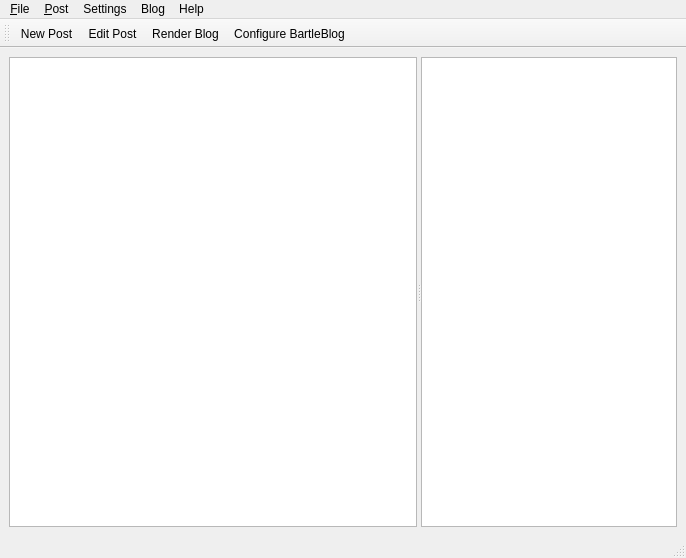
<ui version="4.0" >
 <class>MainWindow</class>
 <widget class="QMainWindow" name="MainWindow" >
  <property name="geometry" >
   <rect>
    <x>0</x>
    <y>0</y>
    <width>686</width>
    <height>558</height>
   </rect>
  </property>
  <property name="windowTitle" >
   <string>MainWindow</string>
  </property>
  <widget class="QWidget" name="centralwidget" >
   <layout class="QVBoxLayout" >
    <property name="margin" >
     <number>9</number>
    </property>
    <property name="spacing" >
     <number>6</number>
    </property>
    <item>
     <widget class="QSplitter" name="splitter" >
      <property name="orientation" >
       <enum>Qt::Horizontal</enum>
      </property>
      <widget class="QTreeView" name="tree" >
       <property name="sizePolicy" >
        <sizepolicy>
         <hsizetype>7</hsizetype>
         <vsizetype>7</vsizetype>
         <horstretch>1</horstretch>
         <verstretch>0</verstretch>
        </sizepolicy>
       </property>
       <property name="sortingEnabled" >
        <bool>false</bool>
       </property>
       <property name="animated" >
        <bool>false</bool>
       </property>
       <property name="allColumnsShowFocus" >
        <bool>true</bool>
       </property>
      </widget>
      <widget class="PBrowser" name="viewer" >
       <property name="sizePolicy" >
        <sizepolicy>
         <hsizetype>13</hsizetype>
         <vsizetype>13</vsizetype>
         <horstretch>0</horstretch>
         <verstretch>0</verstretch>
        </sizepolicy>
       </property>
       <property name="font" >
        <font>
         <family>Bitstream Vera Sans</family>
        </font>
       </property>
       <property name="openExternalLinks" >
        <bool>true</bool>
       </property>
      </widget>
     </widget>
    </item>
   </layout>
  </widget>
  <widget class="QMenuBar" name="menubar" >
   <property name="geometry" >
    <rect>
     <x>0</x>
     <y>0</y>
     <width>686</width>
     <height>29</height>
    </rect>
   </property>
   <widget class="QMenu" name="menuSettings" >
    <property name="title" >
     <string>Settings</string>
    </property>
    <addaction name="actionConfigure" />
   </widget>
   <widget class="QMenu" name="menu_Post" >
    <property name="title" >
     <string>&amp;Post</string>
    </property>
    <addaction name="actionEditPost" />
    <addaction name="actionDelete" />
   </widget>
   <widget class="QMenu" name="menuBlog" >
    <property name="title" >
     <string>Blog</string>
    </property>
    <widget class="QMenu" name="menuRegenerate_HTML" >
     <property name="title" >
      <string>Regenerate HTML</string>
     </property>
     <addaction name="actionRegenerateNeeded" />
     <addaction name="actionRegenerateAll" />
    </widget>
    <widget class="QMenu" name="menuRender_Pages" >
     <property name="title" >
      <string>Render Pages</string>
     </property>
     <addaction name="actionRender_Blog" />
     <addaction name="actionRender_Full_Blog" />
    </widget>
    <addaction name="separator" />
    <addaction name="menuRender_Pages" />
    <addaction name="menuRegenerate_HTML" />
   </widget>
   <widget class="QMenu" name="menu_File" >
    <property name="title" >
     <string>&amp;File</string>
    </property>
    <widget class="QMenu" name="menuImport" >
     <property name="title" >
      <string>Import</string>
     </property>
     <addaction name="actionImport_Advogato" />
     <addaction name="actionImport_PyDS" />
    </widget>
    <addaction name="separator" />
    <addaction name="actionNewPost" />
    <addaction name="actionNew_Story" />
    <addaction name="separator" />
    <addaction name="menuImport" />
    <addaction name="separator" />
    <addaction name="actionQuit" />
   </widget>
   <widget class="QMenu" name="menuHelp" >
    <property name="title" >
     <string>Help</string>
    </property>
    <addaction name="actionBartleBlog_Help" />
    <addaction name="actionAbout_BartleBlog" />
   </widget>
   <addaction name="menu_File" />
   <addaction name="menu_Post" />
   <addaction name="menuSettings" />
   <addaction name="menuBlog" />
   <addaction name="menuHelp" />
  </widget>
  <widget class="QStatusBar" name="statusbar" />
  <widget class="QToolBar" name="toolBar" >
   <property name="orientation" >
    <enum>Qt::Horizontal</enum>
   </property>
   <attribute name="toolBarArea" >
    <number>4</number>
   </attribute>
   <addaction name="actionNewPost" />
   <addaction name="actionEditPost" />
   <addaction name="actionRender_Blog" />
   <addaction name="actionConfigure" />
  </widget>
  <action name="actionEditPost" >
   <property name="checkable" >
    <bool>false</bool>
   </property>
   <property name="icon" >
    <iconset resource="../../resources/icons.qrc" >:/icons/icons/edit.svg</iconset>
   </property>
   <property name="text" >
    <string>Edit Post</string>
   </property>
  </action>
  <action name="actionRender_Blog" >
   <property name="icon" >
    <iconset resource="../../resources/icons.qrc" >:/icons/icons/webexport.svg</iconset>
   </property>
   <property name="text" >
    <string>Render Blog</string>
   </property>
  </action>
  <action name="actionNewPost" >
   <property name="icon" >
    <iconset resource="../../resources/icons.qrc" >:/icons/icons/filenew.svg</iconset>
   </property>
   <property name="text" >
    <string>New Post</string>
   </property>
  </action>
  <action name="actionConfigure" >
   <property name="icon" >
    <iconset resource="../../resources/icons.qrc" >:/icons/icons/configure.svg</iconset>
   </property>
   <property name="text" >
    <string>Configure BartleBlog</string>
   </property>
  </action>
  <action name="actionImport_Advogato" >
   <property name="text" >
    <string>Import Advogato</string>
   </property>
  </action>
  <action name="actionImport_PyDS" >
   <property name="text" >
    <string>Import PyDS</string>
   </property>
  </action>
  <action name="actionRegenerateNeeded" >
   <property name="text" >
    <string>Where necessary</string>
   </property>
  </action>
  <action name="actionRegenerateAll" >
   <property name="text" >
    <string>Everywhere</string>
   </property>
  </action>
  <action name="actionDelete" >
   <property name="icon" >
    <iconset resource="../../resources/icons.qrc" >:/icons/icons/delete.svg</iconset>
   </property>
   <property name="text" >
    <string>delete</string>
   </property>
  </action>
  <action name="actionRender_Full_Blog" >
   <property name="icon" >
    <iconset resource="../../resources/icons.qrc" >:/icons/icons/webexport.svg</iconset>
   </property>
   <property name="text" >
    <string>Render Full Blog</string>
   </property>
  </action>
  <action name="actionAbout_BartleBlog" >
   <property name="text" >
    <string>About BartleBlog</string>
   </property>
  </action>
  <action name="actionNew_Story" >
   <property name="icon" >
    <iconset resource="../../resources/icons.qrc" >:/icons/icons/filenew.svg</iconset>
   </property>
   <property name="text" >
    <string>New Story</string>
   </property>
  </action>
  <action name="actionQuit" >
   <property name="icon" >
    <iconset resource="../../resources/icons.qrc" >:/icons/icons/exit.svg</iconset>
   </property>
   <property name="text" >
    <string>Quit</string>
   </property>
   <property name="shortcut" >
    <string>Ctrl+Q</string>
   </property>
  </action>
  <action name="actionBartleBlog_Help" >
   <property name="icon" >
    <iconset resource="../../resources/icons.qrc" >:/icons/icons/help.svg</iconset>
   </property>
   <property name="text" >
    <string>BartleBlog Help</string>
   </property>
   <property name="shortcut" >
    <string>F1</string>
   </property>
  </action>
 </widget>
 <customwidgets>
  <customwidget>
   <class>PBrowser</class>
   <extends>QTextBrowser</extends>
   <header>pbrowser.h</header>
  </customwidget>
 </customwidgets>
 <resources>
  <include location="../../resources/icons.qrc" />
 </resources>
 <connections/>
</ui>
